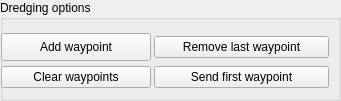
                  <widget class="QGroupBox" name="groupBox_5">
                   <property name="sizePolicy">
                    <sizepolicy hsizetype="Preferred" vsizetype="Minimum">
                     <horstretch>0</horstretch>
                     <verstretch>0</verstretch>
                    </sizepolicy>
                   </property>
                   <property name="title">
                    <string>Dredging options</string>
                   </property>
                   <widget class="QWidget" name="layoutWidget_0">
                    <property name="geometry">
                     <rect>
                      <x>0</x>
                      <y>30</y>
                      <width>332</width>
                      <height>62</height>
                     </rect>
                    </property>
                    <layout class="QGridLayout" name="gridLayout">
                     <property name="spacing">
                      <number>2</number>
                     </property>
                     <item row="0" column="0">
                      <widget class="QPushButton" name="addWaypointButton">
                       <property name="sizePolicy">
                        <sizepolicy hsizetype="Fixed" vsizetype="Fixed">
                         <horstretch>0</horstretch>
                         <verstretch>0</verstretch>
                        </sizepolicy>
                       </property>
                       <property name="minimumSize">
                        <size>
                         <width>150</width>
                         <height>28</height>
                        </size>
                       </property>
                       <property name="maximumSize">
                        <size>
                         <width>150</width>
                         <height>28</height>
                        </size>
                       </property>
                       <property name="text">
                        <string>Add waypoint</string>
                       </property>
                      </widget>
                     </item>
                     <item row="0" column="1">
                      <widget class="QPushButton" name="removeLastWaypointButton">
                       <property name="minimumSize">
                        <size>
                         <width>175</width>
                         <height>0</height>
                        </size>
                       </property>
                       <property name="maximumSize">
                        <size>
                         <width>175</width>
                         <height>16777215</height>
                        </size>
                       </property>
                       <property name="text">
                        <string>Remove last waypoint</string>
                       </property>
                      </widget>
                     </item>
                     <item row="1" column="1">
                      <widget class="QPushButton" name="executeDredgingButton">
                       <property name="minimumSize">
                        <size>
                         <width>175</width>
                         <height>0</height>
                        </size>
                       </property>
                       <property name="maximumSize">
                        <size>
                         <width>175</width>
                         <height>16777215</height>
                        </size>
                       </property>
                       <property name="text">
                        <string>Send first waypoint</string>
                       </property>
                      </widget>
                     </item>
                     <item row="1" column="0">
                      <widget class="QPushButton" name="clearWaypointsButton">
                       <property name="minimumSize">
                        <size>
                         <width>150</width>
                         <height>0</height>
                        </size>
                       </property>
                       <property name="maximumSize">
                        <size>
                         <width>150</width>
                         <height>16777215</height>
                        </size>
                       </property>
                       <property name="text">
                        <string>Clear waypoints</string>
                       </property>
                      </widget>
                     </item>
                    </layout>
                   </widget>
                  </widget>
